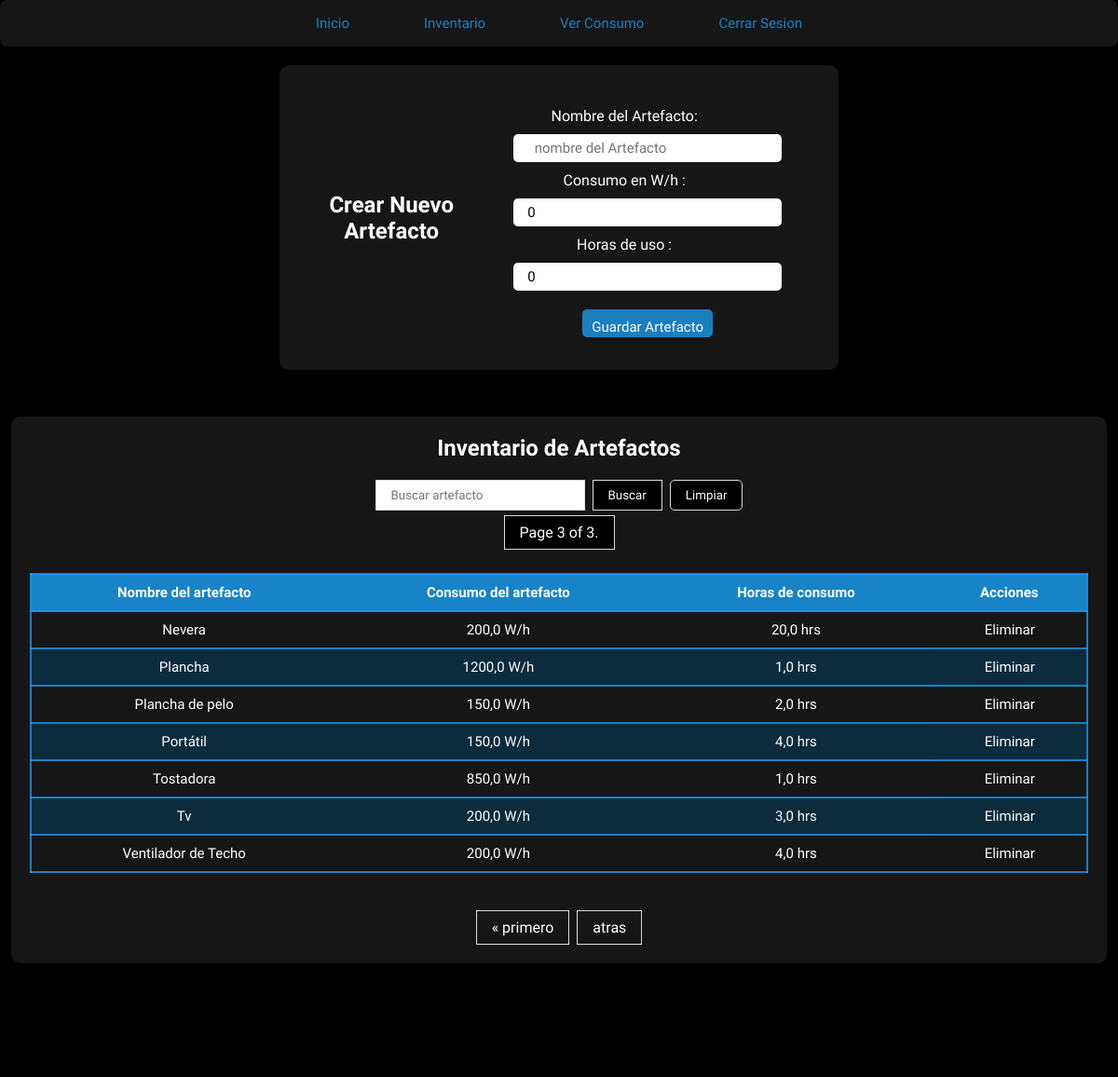
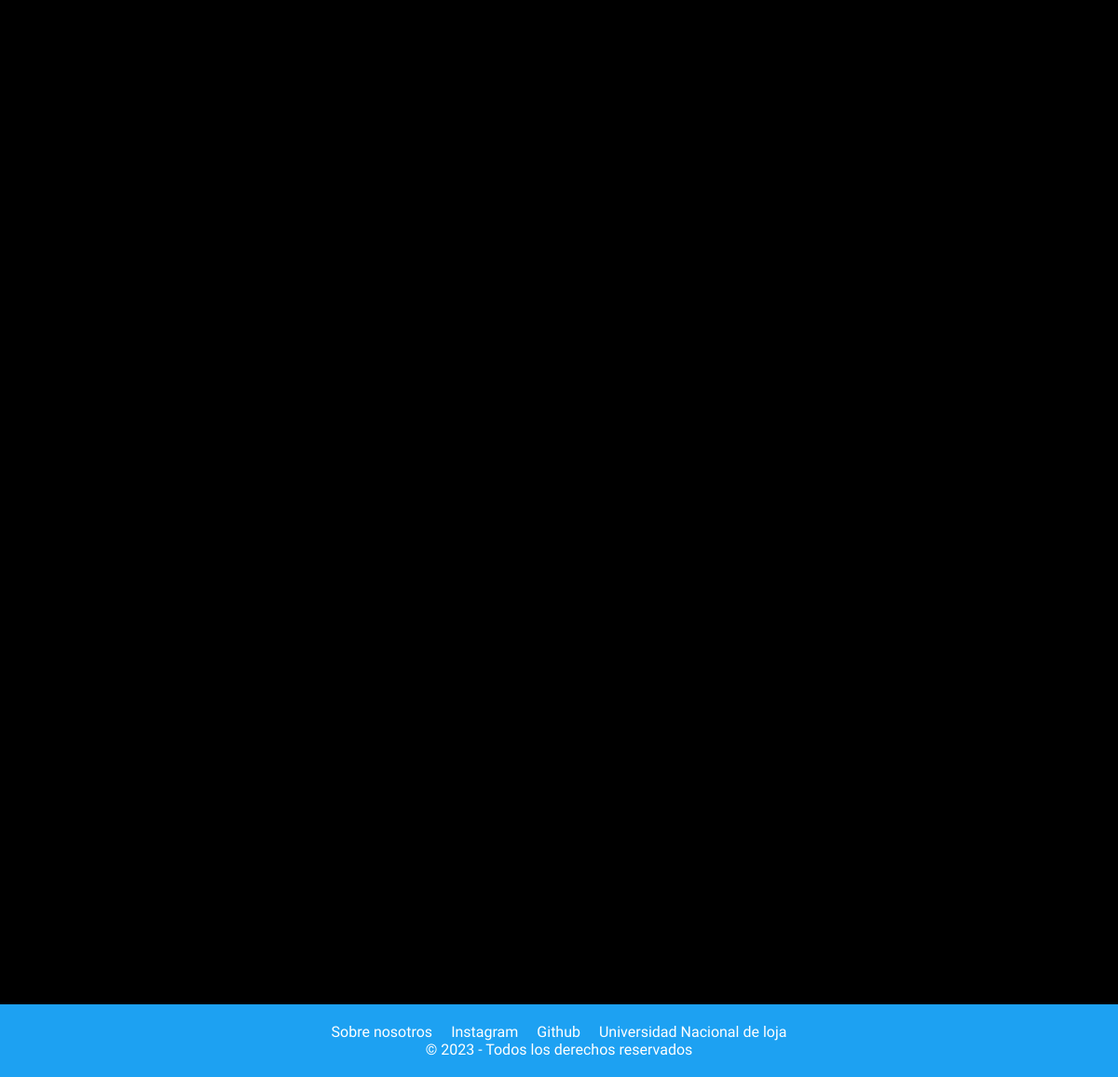
The app's page /paginaUsuario/inventario/artefactos/?page=3 (signed in) with its own data (2 pictures, top to bottom).
### energy/models.py (models this page shows, shortened)
class Artefacto(models.Model):
    user = models.ForeignKey(User, on_delete=models.CASCADE)
    nombre_artefacto = models.CharField(max_length=50)
    consumo_wh = models.FloatField(default=0)
    horas_de_uso = models.FloatField(default=0)

### energy/views.py (the view, shortened to what this page needs)
# urls.py: path('paginaUsuario/inventario/artefactos/', artefacto, name="artefacto"),
def artefacto(request):
    if request.user.is_anonymous:
        return redirect('home')
    if request.user.is_authenticated:
        print(request.user.modoclaro.modo_claro)  # Corregir esta línea
        artefacto = Artefacto.objects.filter(user=request.user)
        if request.method == 'GET':
            form = ArtefactoForm()
            artefacto = artefacto.order_by('nombre_artefacto')
            paginacion_artefacto = Paginator(artefacto, 8)
            numero_pagina = request.GET.get('page')
            artefacto = paginacion_artefacto.get_page(numero_pagina)
            return render(request, 'energy/home/artefacto.html', {
                'form': form,
                'artefacto': artefacto,
                'filtrar_artefacto': FiltrarArtefactoForm
            })
        return render(request, 'energy/home/artefacto.html', {
            'eliminar': eliminar_artefacto,
            'ver_todo': Artefacto.objects.filter(user=request.user),
        })

### energy/forms.py
class ArtefactoForm(forms.ModelForm):
    class Meta:
        model = Artefacto
        fields = ('nombre_artefacto', 'consumo_wh', 'horas_de_uso')
        widgets = {
            'nombre_artefacto': forms.TextInput(
                attrs={
                    'placeholder': '  nombre del Artefacto',
                }
            ),
            'consumo_wh': forms.NumberInput(
                attrs={
                    'placeholder': 'Consumo en Whatts cada hora',
                    'min': '1',
                    'max': '10000'
                }
            ),
            'horas_de_uso': forms.NumberInput(
                attrs={
                    'placeholder': 'Horas de uso del artefacto',
                    'min': '0.1',
                    'max': '24'
                }
            )
        }
        labels = {
            'nombre_artefacto': 'Nombre del Artefacto',
            'consumo_wh': 'Consumo en W/h      ',
            'horas_de_uso': 'Horas de uso        ',
        }

### energy/templates/energy/home/artefacto.html (shortened to what this page needs)
{% load static %}
<!DOCTYPE html>
<html lang="en">
<head>
    {% if  request.user.modoclaro.modo_claro %}
    <link rel="stylesheet" href="{% static 'energy/css/modo_claro/mclaro_artefacto3.css' %}">
    {% else %}
    <link rel="stylesheet" href="{% static 'energy/css/modo_oscuro/mo_artefacto3.css' %}">
    {% endif %}
</head>
<body>
     <nav class="menu">
                <a href="{% url 'paginaUsuario' %}">Inicio</a>
                <a href="{% url 'inventario' %}">Inventario</a>
                <a href="{% url 'proyecciones' %}">Ver Consumo</a>
                <a href="{% url 'cerrarSesion' %}">Cerrar Sesion</a>
     </nav>
<section class="formCrearArtefactos">
    <h2>Crear Nuevo Artefacto</h2>
    <div class="god">
      <form method="post" action="{% url 'artefacto' %}" class="formulario1">
        {{ form.as_p }}
        <button type="submit">Guardar Artefacto</button>
      </form>
    </div>
</section>
<section class="tablaDeLosArtefactos">
<h2>Inventario de Artefactos</h2>
<form method="post" class="filtrar_artefacto">
    {{ filtrar_artefacto.nombre_artefacto }}
    <button type="submit"> Buscar</button>
    <button type="button"  class="ver_todo" ><a href="{% url 'artefacto' %}">Limpiar</a></button>
</form>
 <span class="current">
            Page {{ artefacto.number }} of {{ artefacto.paginator.num_pages }}.
 </span>
<table>
  <tr>
    <th>Nombre del artefacto</th>
    <th>Consumo del artefacto</th>
    <th>Horas de consumo</th>
    <th>Acciones</th>
  </tr>
  {% for artefactoList in artefacto %}
    <tr>
        <td>{{ artefactoList.nombre_artefacto }}</td>
        <td>{{ artefactoList.consumo_wh }} W/h</td>
        <td>{{ artefactoList.horas_de_uso }} hrs</td>
        <td class="acciones">
        <form method="post" action="{% url 'eliminarArtefacto' artefactoList.id %}">
          <button type="submit">Eliminar</button>
        </form>
        </td>
    </tr>
  {% endfor %}
</table>
<div class="pagination">
    <span class="step-links">
        {% if artefacto.has_previous %}
            <a href="?page=1">&laquo; primero</a>
            <a href="?page={{ artefacto.previous_page_number }}">atras</a>
        {% endif %}
    </span>
</div>
</section>
<footer>
    <nav class="navbarContactos">
        <ul class="contactos">
            <li><a href="{% url 'nosotros' %}">Sobre nosotros</a></li>
            <li><a href="https://www.instagram.com/foranix/">Instagram</a></li>
            <li><a href="https://github.com/SantiagoTamayo2002/energy_page#energy_page">Github</a></li>
            <li><a href="https://www.unl.edu.ec/">Universidad Nacional de loja</a></li>
        </ul>
    </nav>
    <p>&copy; 2023 - Todos los derechos reservados</p>
</footer>
</body>
</html>

### energy/static/energy/css/modo_oscuro/mo_artefacto3.css (style rules this page uses)
* { font-family: 'livvic', sans-serif; margin: 0; padding: 0; box-sizing: border-box; }
body { min-height: 100vh; background-color: #000000; color: white; }
.menu { position: relative; width: 100%; height: 50px; background: #222222ab; border-radius:8px; display: flex; justify-content: center; align-items: center; z-index: 2; }
.menu a { position: relative; display: inline-block; font-size: 15px; font-weight: 500; color: #1da0f2c2; text-decoration: none; padding: 13px 35px; margin: 5px; z-index: 2; transition: color .5s; }
.menu a::after { content: ''; background: linear-gradient(10deg, #222222ab, #1da0f2c2); width: 100%; height: 100%; border-radius: 8px; position: absolute; top: 100%; left: 50%; transform: translate(-50%, -50%); z-index: -1; opacity: 0; transition: top .5s, opacity .5s; }
table { font-family: 'Livvic', Courier, monospace; width: 100%; font-size: 15px; text-align: left; color: white; border-collapse: collapse; margin: 20px; }
table button { background-color: #1da0f2c2; padding: 2px; border-radius: 5px; color: #fff; cursor: pointer; }
th { font-weight: bolder; text-align: left; background-color: #1da0f2c2; }
tr { border: 2px solid #1da0f2c2; text-align: center; padding: 8px; }
tbody tr:nth-child(odd) { background-color: #0a324ac2; }
th { text-align: center; align-content: center; padding: 10px; }
td { text-align: center; padding: 10px; }
.god { display: flex; justify-content: space-between; margin-top: 20px; }
.formCrearArtefactos { display: flex; justify-content: center; align-items: center; padding: 25px; border-radius: 10px; background-color: #222222ab; width: 50%; margin: auto; margin-top: 20px; margin-bottom: 30px; text-align: center; }
.formCrearArtefactos input { padding: 15px; border-radius: 5px; border: none; height: 30px; width: 80%; font-size: 15px; margin-bottom: 10px; margin-top: 10px; }
.formCrearArtefactos label { margin-right: 50px; margin-bottom: 15px; }
.formCrearArtefactos button { color: white; padding: 10px; border: none; cursor: pointer; border-radius: 5px; height: 30px; font-size: 15px; background-color: #1da0f2c2; margin: 10px; }
.tablaDeLosArtefactos { display: flex; flex-direction: column; justify-content: center; align-items: center; margin: 10%; padding: 20px; border-radius: 10px; background-color: #222222ab; width: 98%; margin: auto; margin-top: 50px; margin-bottom: 50px; }
.acciones { contain: content; align-content: center; text-align: center; padding: 0px; cursor: pointer; }
.acciones form button { width: 100%; height: 100%; cursor: pointer; text-align: center; align-content: center; align-items: center; background: rgba(11,51,255,0); padding: 5px; color: #ffffff; font-size: 15px; border-style: none; }
.pagination { display: flex; justify-content: center; align-items: center; margin-top: 20px; }
.pagination a { color: #ffffff; float: left; padding: 8px 16px; text-decoration: none; transition: background-color .3s; border: 1px solid #ddd; }
.step-links { display: flex; align-items: center; justify-content: center; }
.step-links a { padding: 8px 16px; text-decoration: none; border: 1px solid #ddd; margin: 0 4px; }
.current { color: #ffffff; margin: 5px auto; padding: 8px 16px; text-decoration: none; border: 1px solid #ddd; background-color: #000; display: block; text-align: center; }
.filtrar_artefacto { display: flex; justify-content: center; align-items: center; margin-top: 20px; }
.filtrar_artefacto input { padding: 8px 16px; text-decoration: none; border: 1px solid #ddd; margin: 0 4px; }
.filtrar_artefacto button { padding: 8px 16px; text-decoration: none; border: 1px solid #ddd; margin: 0 4px; background-color: #000; color: #ffffff; cursor: pointer; }
.ver_todo { display: inline-block; padding: 8px 16px; text-decoration: none; border: 1px solid #ddd; margin: 0 4px; background-color: #000; color: #ffffff; cursor: pointer; border-radius: 5px; }
footer { background-color: #1DA1F2; color: white; padding: 20px; text-align: center; position: fixed; bottom: 0; width: 100%; box-sizing: border-box; }
.contactos { display: flex; justify-content: center; align-items: center; list-style: none; padding: 0; }
.contactos li { margin: 0 10px; }
.contactos a { color: white; text-decoration: none; transition: color .5s; }
@media screen and (min-width: 480px) { footer { position: relative; bottom: 0; margin-top: 100%; width: 100%; } }

### energy/templates/energy/home/artefacto.html (style rules this page uses)
.ver_todo a { text-decoration: none; color: white; }

### records on screen
Artefacto: nombre_artefacto "Nevera", consumo_wh "200,0", horas_de_uso "20,0"
Artefacto: nombre_artefacto "Plancha", consumo_wh "1200,0", horas_de_uso "1,0"
Artefacto: nombre_artefacto "Plancha de pelo", consumo_wh "150,0", horas_de_uso "2,0"
Artefacto: nombre_artefacto "Portátil", consumo_wh "150,0", horas_de_uso "4,0"
Artefacto: nombre_artefacto "Tostadora", consumo_wh "850,0", horas_de_uso "1,0"
Artefacto: nombre_artefacto "Tv", consumo_wh "200,0", horas_de_uso "3,0"
Artefacto: nombre_artefacto "Ventilador de Techo", consumo_wh "200,0", horas_de_uso "4,0"

### other values on screen
{{ artefacto.number }} "3"
{{ artefacto.paginator.num_pages }} "3"
